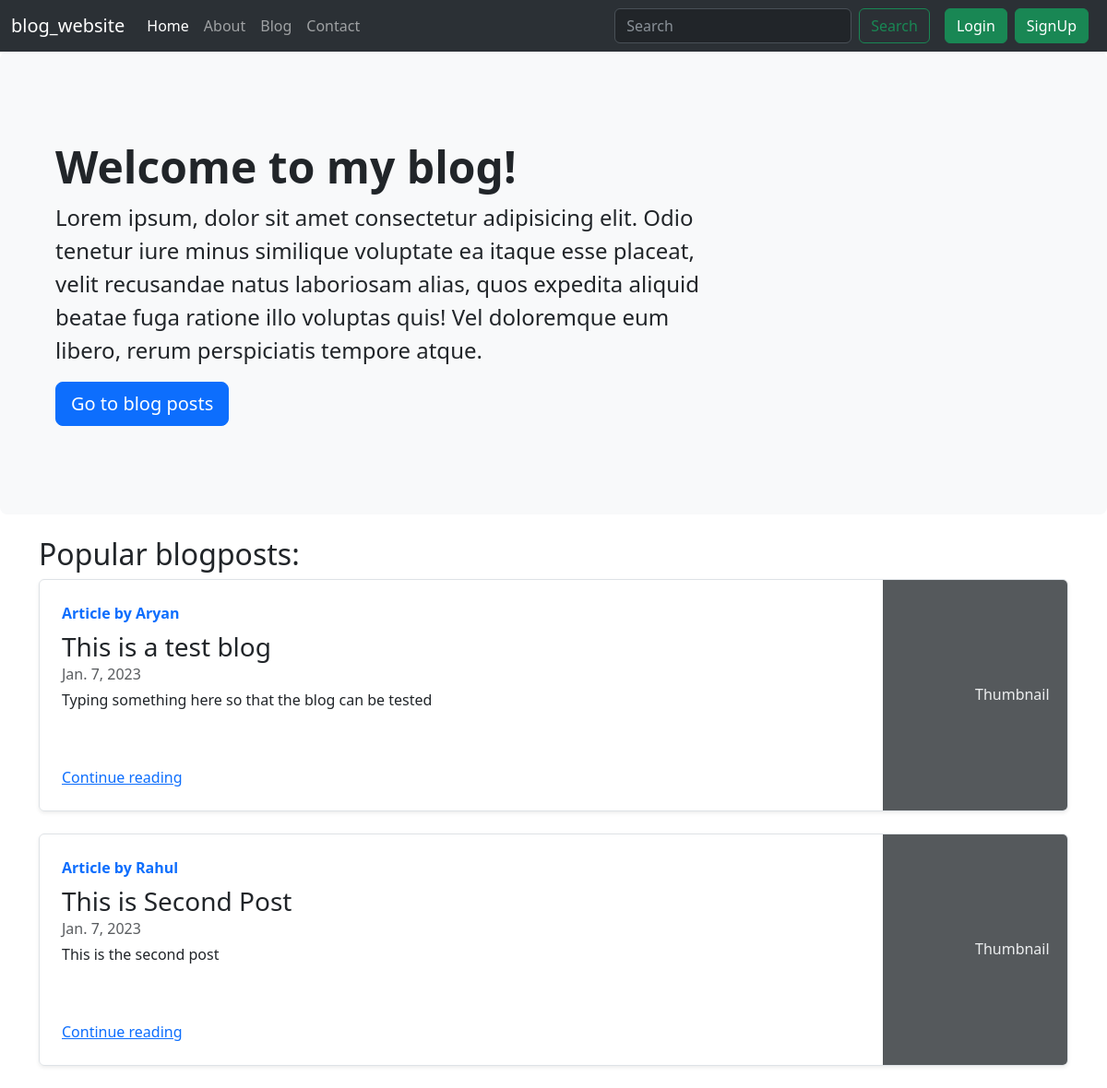
Before: / with the older database file.
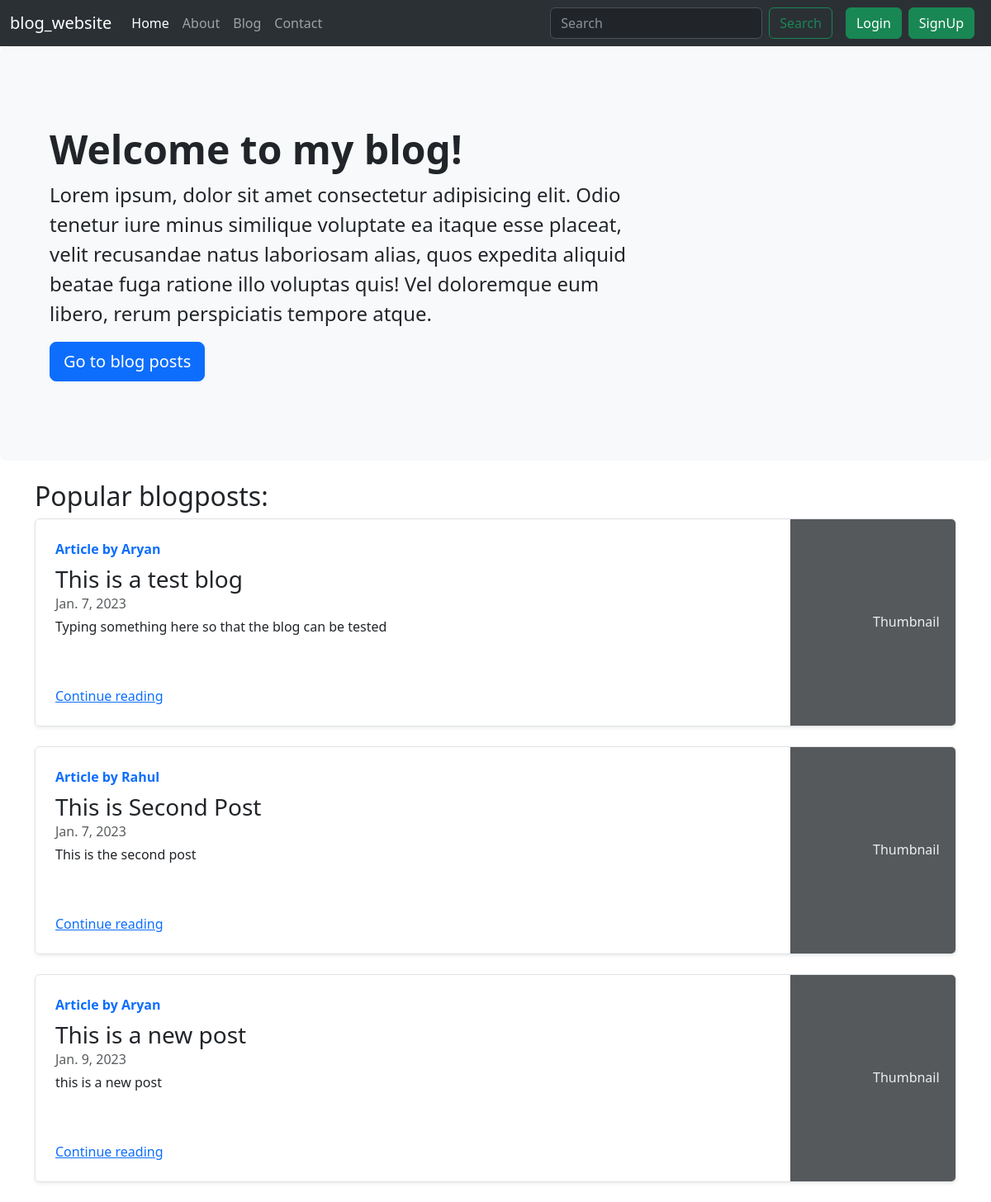
After: the same page with the newer database file.
### blog/models.py (models this page shows)
class Post(models.Model):
    sno = models.AutoField(primary_key=True)
    title = models.CharField(max_length=255)
    author = models.CharField(max_length=13)
    content = models.TextField()
    slug = models.CharField(max_length=130)
    timestamp = models.DateTimeField(blank=True)
    def __str__(self):
        return self.title + ' by ' + self.author

### home/views.py (the view)
# urls.py: 2. Add a URL to urlpatterns:  path('', views.home, name='home')
def home(request):
    allPosts = Post.objects.all()
    print(allPosts)
    context = {'allPosts': allPosts}
    return render(request,'home/home.html',context)

### templates/home/home.html (shortened to what this page needs)
{% extends 'base.html' %}
{% block homeactive %} active {% endblock homeactive %}
{% block body %}
<div class="p-5 mb-4 bg-light rounded-3">
  <div class="container-fluid py-5">
    <h1 class="display-5 fw-bold">Welcome to my blog!</h1>
    <p class="col-md-8 fs-4">Lorem ipsum, dolor sit amet consectetur adipisicing elit. Odio tenetur iure minus similique voluptate ea
      itaque esse placeat, velit recusandae natus laboriosam alias, quos expedita aliquid beatae fuga ratione illo
      voluptas quis! Vel doloremque eum libero, rerum perspiciatis tempore atque.</p>
      <a class="btn btn-primary btn-lg" role="button" href="/blog/" type="button">Go to blog posts</a>
  </div>
</div>
<div class="container">
    <h2>Popular blogposts:</h2>
    {% for post in allPosts %}
      <div class="row g-0 border rounded overflow-hidden flex-md-row mb-4 shadow-sm h-md-250 position-relative">
        <div class="col p-4 d-flex flex-column position-static">
          <strong class="d-inline-block mb-2 text-primary">Article by {{post.author}}</strong>
          <h3 class="mb-0">{{post.title}}</h3>
          <div class="mb-1 text-muted">{{post.timestamp.date}}</div>
          <p class="card-text mb-auto">{{post.content| truncatechars:500}}</p>
          <a href="/blog/{{ post.slug }}">Continue reading</a>
        </div>
        <div class="col-auto d-none d-lg-block">
          <svg class="bd-placeholder-img" width="200" height="250" xmlns="http://www.w3.org/2000/svg" role="img" aria-label="Placeholder: Thumbnail" preserveAspectRatio="xMidYMid slice" focusable="false"><title>Placeholder</title><rect width="100%" height="100%" fill="#55595c"></rect><text x="50%" y="50%" fill="#eceeef" dy=".3em">Thumbnail</text></svg>
        </div>
      </div>
    {% endfor %}
</div>
{% endblock body %}

Changed rows visible on the page:
added Post: author "Aryan", title "This is a new post", timestamp "Jan. 9, 2023", content "this is a new post"
